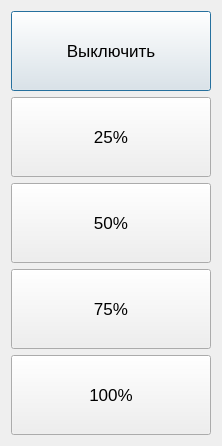
<?xml version="1.0" encoding="UTF-8"?>
<ui version="4.0">
 <class>dgLightSetting</class>
 <widget class="QDialog" name="dgLightSetting">
  <property name="geometry">
   <rect>
    <x>0</x>
    <y>0</y>
    <width>220</width>
    <height>444</height>
   </rect>
  </property>
  <property name="font">
   <font>
    <pointsize>14</pointsize>
   </font>
  </property>
  <property name="windowTitle">
   <string>Dialog</string>
  </property>
  <layout class="QGridLayout" name="gridLayout">
   <item row="0" column="0">
    <layout class="QGridLayout" name="gridLayout_2">
     <item row="0" column="0">
      <widget class="QPushButton" name="btOff">
       <property name="sizePolicy">
        <sizepolicy hsizetype="Fixed" vsizetype="Fixed">
         <horstretch>0</horstretch>
         <verstretch>0</verstretch>
        </sizepolicy>
       </property>
       <property name="minimumSize">
        <size>
         <width>200</width>
         <height>80</height>
        </size>
       </property>
       <property name="font">
        <font>
         <pointsize>13</pointsize>
        </font>
       </property>
       <property name="text">
        <string>Выключить</string>
       </property>
      </widget>
     </item>
     <item row="1" column="0">
      <widget class="QPushButton" name="bt25Persent">
       <property name="sizePolicy">
        <sizepolicy hsizetype="Fixed" vsizetype="Fixed">
         <horstretch>0</horstretch>
         <verstretch>0</verstretch>
        </sizepolicy>
       </property>
       <property name="minimumSize">
        <size>
         <width>200</width>
         <height>80</height>
        </size>
       </property>
       <property name="font">
        <font>
         <pointsize>13</pointsize>
        </font>
       </property>
       <property name="text">
        <string>25%</string>
       </property>
      </widget>
     </item>
     <item row="2" column="0">
      <widget class="QPushButton" name="bt50Persent">
       <property name="sizePolicy">
        <sizepolicy hsizetype="Fixed" vsizetype="Fixed">
         <horstretch>0</horstretch>
         <verstretch>0</verstretch>
        </sizepolicy>
       </property>
       <property name="minimumSize">
        <size>
         <width>200</width>
         <height>80</height>
        </size>
       </property>
       <property name="font">
        <font>
         <pointsize>13</pointsize>
        </font>
       </property>
       <property name="text">
        <string>50%</string>
       </property>
      </widget>
     </item>
     <item row="3" column="0">
      <widget class="QPushButton" name="bt75Persent">
       <property name="sizePolicy">
        <sizepolicy hsizetype="Fixed" vsizetype="Fixed">
         <horstretch>0</horstretch>
         <verstretch>0</verstretch>
        </sizepolicy>
       </property>
       <property name="minimumSize">
        <size>
         <width>200</width>
         <height>80</height>
        </size>
       </property>
       <property name="font">
        <font>
         <pointsize>13</pointsize>
        </font>
       </property>
       <property name="text">
        <string>75%</string>
       </property>
      </widget>
     </item>
     <item row="4" column="0">
      <widget class="QPushButton" name="bt100Persent">
       <property name="sizePolicy">
        <sizepolicy hsizetype="Fixed" vsizetype="Fixed">
         <horstretch>0</horstretch>
         <verstretch>0</verstretch>
        </sizepolicy>
       </property>
       <property name="minimumSize">
        <size>
         <width>200</width>
         <height>80</height>
        </size>
       </property>
       <property name="font">
        <font>
         <pointsize>13</pointsize>
        </font>
       </property>
       <property name="text">
        <string>100%</string>
       </property>
      </widget>
     </item>
    </layout>
   </item>
  </layout>
 </widget>
 <resources/>
 <connections/>
</ui>
